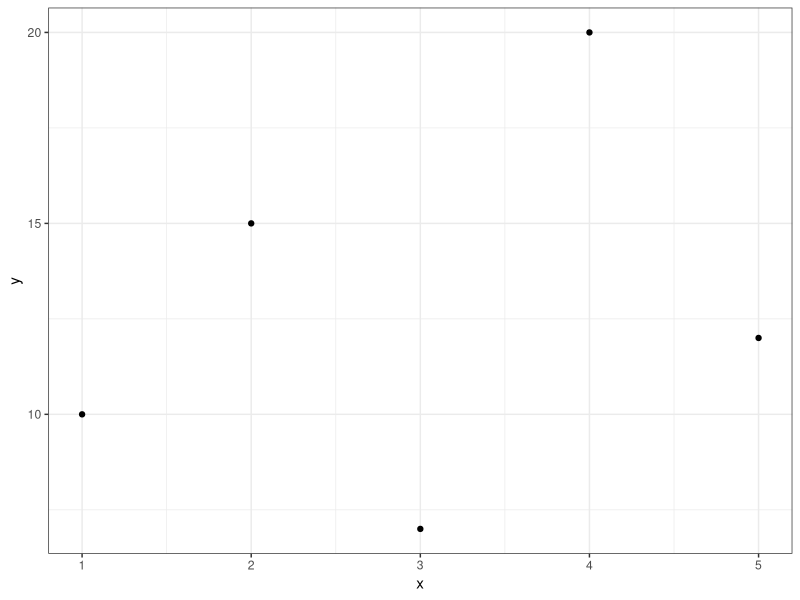

R code for this plot:
## ---- chunk 1
#| context: setup
library(ggplot2)
## ---- chunk 2
data <- data.frame(x = c(1, 2, 3, 4, 5), y = c(10, 15, 7, 20, 12))

# 使用ggplot2创建散点图
ggplot(data, aes(x = x, y = y)) +
  geom_point()+
  theme_bw()
## ---- chunk 3
dplyr::select(mtcars,c('mpg','cyl'))
## ---- chunk 4
installed_packages <- as.data.frame(installed.packages())
installed_packages
